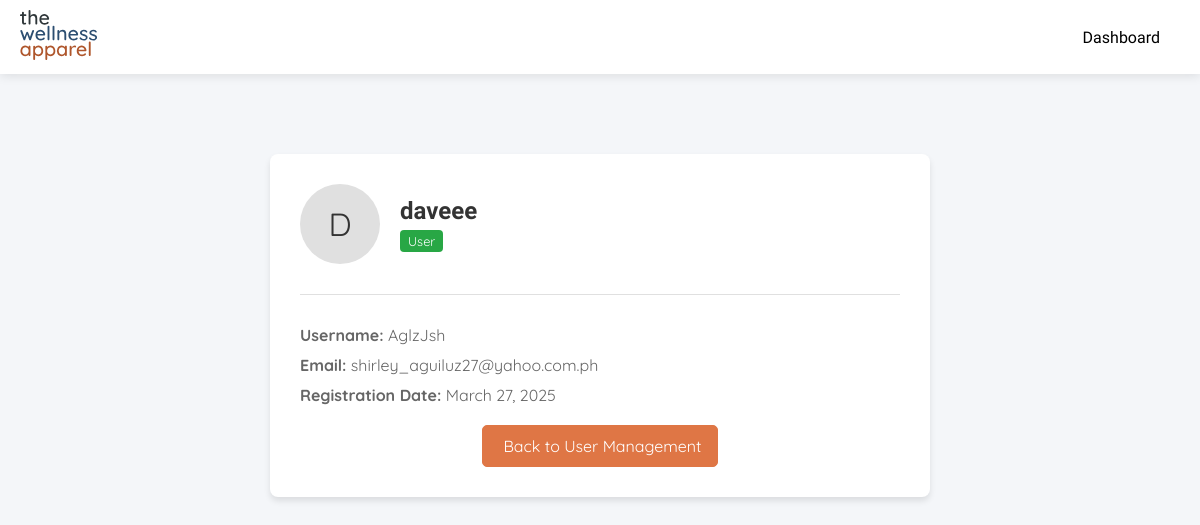
The app's page /admin/view_user.php?id=15 (signed in) with its own data.
### tables this page shows
CREATE TABLE `users` (
  `id` int NOT NULL,
  `username` varchar(50) NOT NULL,
  `email` varchar(100) NOT NULL,
  `password` varchar(255) NOT NULL,
  `display_name` varchar(50) DEFAULT NULL,
  `created_at` timestamp NOT NULL DEFAULT CURRENT_TIMESTAMP,
  `is_admin` tinyint(1) NOT NULL DEFAULT '0'
);

### admin/view_user.php (the view, shortened to what this page needs)
<?php
require 'includes/navbar.php';
$user_id = $_GET['id'];
try {
    $stmt = $conn->prepare("SELECT * FROM users WHERE id = ?");
    $stmt->bind_param("i", $user_id);
    $stmt->execute();
    $result = $stmt->get_result();
    $user = $result->fetch_assoc();
} catch (Exception $e) {
    die("Error fetching user details: " . $e->getMessage());
}
?>
<!DOCTYPE html>
<html lang="en">
<head>
    <link rel="stylesheet" href="https://cdn.jsdelivr.net/npm/@tabler/icons-webfont@2.30.0/tabler-icons.min.css" />
    <link rel="stylesheet" href="assets/css/navbar.css">
</head>
<body>
    <div class="profile-content">
        <div class="profile-header">
            <div class="profile-avatar">
                <?php echo strtoupper(substr($user['display_name'] ?: $user['username'], 0, 1)); ?>
            </div>
            <div class="profile-header-info">
                <h1><?php echo htmlspecialchars($user['display_name'] ?: $user['username']); ?></h1>
                <span class="role-badge <?php echo $user['is_admin'] ? 'admin-badge' : 'user-badge'; ?>">
                    <?php echo $user['is_admin'] ? 'Admin' : 'User'; ?>
                </span>
            </div>
        </div>
        <div class="profile-details">
            <p><strong>Username:</strong> <?php echo htmlspecialchars($user['username']); ?></p>
            <p><strong>Email:</strong> <?php echo htmlspecialchars($user['email']); ?></p>
            <p><strong>Registration Date:</strong> <?php echo date("F j, Y", strtotime($user['created_at'])); ?></p>
        </div>
        <div class="profile-actions">
            <a href="users.php" class="back-link">
                <i class="ti ti-arrow-left"></i> Back to User Management
            </a>
        </div>
    </div>
</body>
</html>

### admin/view_user.php (style rules this page uses)
body { font-family: 'Quicksand', sans-serif; background-color: #f4f6f9; margin: 0; padding: 0; }
.profile-content { max-width: 600px; margin: 80px auto 20px; background-color: white; padding: 30px; border-radius: 8px; box-shadow: 0 4px 6px rgba(0, 0, 0, 0.1); }
.profile-header { display: flex; align-items: center; margin-bottom: 30px; }
.profile-avatar { width: 80px; height: 80px; border-radius: 50%; background-color: #e0e0e0; display: flex; justify-content: center; align-items: center; font-size: 32px; margin-right: 20px; color: #333; }
.profile-header-info h1 { margin: 0; font-size: 1.5em; color: #333; font-family: 'Alice', serif; }
.role-badge { display: inline-block; padding: 3px 8px; border-radius: 4px; font-size: 0.8em; margin-top: 5px; }
.user-badge { background-color: #28a745; color: white; }
.profile-details { border-top: 1px solid #e0e0e0; padding-top: 20px; }
.profile-details p { margin: 10px 0; color: #666; font-family: 'Quicksand', sans-serif; }
.profile-actions { display: flex; justify-content: center; align-items: center; margin-top: 20px; gap: 15px; }
.back-link, .delete-btn { text-decoration: none; font-family: 'Quicksand', sans-serif; padding: 10px 15px; border-radius: 5px; transition: all 0.3s ease; display: inline-flex; align-items: center; gap: 5px; }
.back-link { color: #fff; border: 1px solid #df7645; background-color: #df7645; }

### records on screen
users: display_name "D", display_name "daveee", username "AglzJsh", email "shirley_aguiluz27@yahoo.com.ph", created_at "March 27, 2025"
